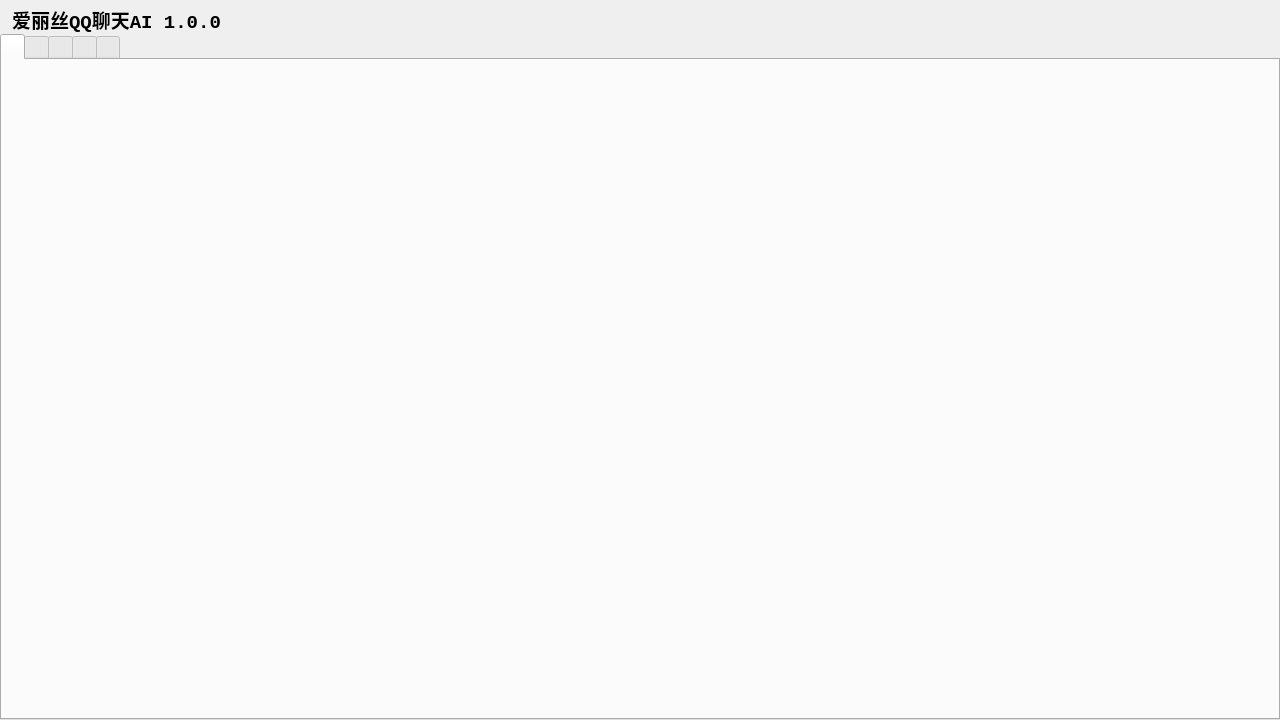
<?xml version="1.0" encoding="UTF-8"?>
<ui version="4.0">
 <class>Arisu</class>
 <widget class="QWidget" name="Arisu">
  <property name="enabled">
   <bool>true</bool>
  </property>
  <property name="geometry">
   <rect>
    <x>0</x>
    <y>0</y>
    <width>1280</width>
    <height>720</height>
   </rect>
  </property>
  <property name="mouseTracking">
   <bool>false</bool>
  </property>
  <property name="acceptDrops">
   <bool>false</bool>
  </property>
  <property name="windowTitle">
   <string>Form</string>
  </property>
  <layout class="QVBoxLayout" name="verticalLayout">
   <property name="spacing">
    <number>0</number>
   </property>
   <property name="leftMargin">
    <number>0</number>
   </property>
   <property name="topMargin">
    <number>0</number>
   </property>
   <property name="rightMargin">
    <number>0</number>
   </property>
   <property name="bottomMargin">
    <number>0</number>
   </property>
   <item>
    <layout class="QGridLayout" name="TitleBar">
     <property name="sizeConstraint">
      <enum>QLayout::SetNoConstraint</enum>
     </property>
     <property name="leftMargin">
      <number>0</number>
     </property>
     <property name="spacing">
      <number>0</number>
     </property>
     <item row="0" column="0" rowspan="2">
      <layout class="QHBoxLayout" name="TitleLayout" stretch="0,0,0">
       <property name="spacing">
        <number>0</number>
       </property>
       <property name="leftMargin">
        <number>5</number>
       </property>
       <property name="topMargin">
        <number>5</number>
       </property>
       <property name="rightMargin">
        <number>0</number>
       </property>
       <item>
        <widget class="QLabel" name="Logo">
         <property name="mouseTracking">
          <bool>false</bool>
         </property>
         <property name="tabletTracking">
          <bool>false</bool>
         </property>
         <property name="acceptDrops">
          <bool>false</bool>
         </property>
         <property name="frameShape">
          <enum>QFrame::NoFrame</enum>
         </property>
         <property name="text">
          <string/>
         </property>
         <property name="pixmap">
          <pixmap resource="resources.qrc">:/Logo/Logo/32.ico</pixmap>
         </property>
         <property name="alignment">
          <set>Qt::AlignJustify|Qt::AlignVCenter</set>
         </property>
        </widget>
       </item>
       <item>
        <widget class="QLabel" name="SoftwareName">
         <property name="enabled">
          <bool>true</bool>
         </property>
         <property name="font">
          <font>
           <family>Consolas</family>
           <pointsize>14</pointsize>
           <italic>false</italic>
           <bold>true</bold>
           <underline>false</underline>
           <strikeout>false</strikeout>
           <kerning>true</kerning>
          </font>
         </property>
         <property name="mouseTracking">
          <bool>false</bool>
         </property>
         <property name="tabletTracking">
          <bool>false</bool>
         </property>
         <property name="autoFillBackground">
          <bool>false</bool>
         </property>
         <property name="text">
          <string>爱丽丝QQ聊天AI 1.0.0</string>
         </property>
         <property name="wordWrap">
          <bool>false</bool>
         </property>
        </widget>
       </item>
       <item>
        <spacer name="TitleSpace">
         <property name="orientation">
          <enum>Qt::Horizontal</enum>
         </property>
         <property name="sizeHint" stdset="0">
          <size>
           <width>0</width>
           <height>0</height>
          </size>
         </property>
        </spacer>
       </item>
      </layout>
     </item>
     <item row="0" column="1">
      <layout class="QHBoxLayout" name="WindowControlButtons">
       <property name="spacing">
        <number>0</number>
       </property>
       <item>
        <widget class="QPushButton" name="hide_btn">
         <property name="mouseTracking">
          <bool>true</bool>
         </property>
         <property name="toolTip">
          <string>深度隐藏（去任务管理器找）</string>
         </property>
         <property name="whatsThis">
          <string/>
         </property>
         <property name="styleSheet">
          <string notr="true">QPushButton {
    background: transparent;  /* 透明背景 */
    border: none;            /* 移除默认边框 */
}
/* 悬停状态 */
QPushButton:hover {
    background: rgb(233, 233, 233); /* 轻微高亮 */
}
/* 按下状态 */
QPushButton:pressed {
    background: rgb(213, 213, 213);
}</string>
         </property>
         <property name="text">
          <string/>
         </property>
         <property name="icon">
          <iconset resource="resources.qrc">
           <normaloff>:/标题栏/标题栏/深度隐藏.png</normaloff>:/标题栏/标题栏/深度隐藏.png</iconset>
         </property>
         <property name="iconSize">
          <size>
           <width>40</width>
           <height>30</height>
          </size>
         </property>
        </widget>
       </item>
       <item>
        <widget class="QPushButton" name="top_btn">
         <property name="mouseTracking">
          <bool>true</bool>
         </property>
         <property name="toolTip">
          <string>窗口置顶</string>
         </property>
         <property name="styleSheet">
          <string notr="true">QPushButton {
    background: transparent;  /* 透明背景 */
    border:  transparent;            /* 移除默认边框 */
}
/* 悬停状态 */
QPushButton:hover {
    background: rgb(233, 233, 233); /* 轻微高亮 */
}
/* 按下状态 */
QPushButton:pressed {
    background: rgb(213, 213, 213);
}</string>
         </property>
         <property name="text">
          <string/>
         </property>
         <property name="icon">
          <iconset resource="resources.qrc">
           <normaloff>:/标题栏/标题栏/窗口置顶.png</normaloff>:/标题栏/标题栏/窗口置顶.png</iconset>
         </property>
         <property name="iconSize">
          <size>
           <width>40</width>
           <height>30</height>
          </size>
         </property>
        </widget>
       </item>
       <item>
        <widget class="QPushButton" name="min_btn">
         <property name="mouseTracking">
          <bool>true</bool>
         </property>
         <property name="toolTip">
          <string>最小化</string>
         </property>
         <property name="styleSheet">
          <string notr="true">QPushButton {
    background: transparent;  /* 透明背景 */
    border: none;            /* 移除默认边框 */
}
/* 悬停状态 */
QPushButton:hover {
    background: rgb(233, 233, 233); /* 轻微高亮 */
}
/* 按下状态 */
QPushButton:pressed {
    background: rgb(213, 213, 213);
}</string>
         </property>
         <property name="text">
          <string/>
         </property>
         <property name="icon">
          <iconset resource="resources.qrc">
           <normaloff>:/标题栏/标题栏/最小化.png</normaloff>:/标题栏/标题栏/最小化.png</iconset>
         </property>
         <property name="iconSize">
          <size>
           <width>40</width>
           <height>30</height>
          </size>
         </property>
        </widget>
       </item>
       <item>
        <widget class="QPushButton" name="max_btn">
         <property name="mouseTracking">
          <bool>true</bool>
         </property>
         <property name="toolTip">
          <string>最大化/恢复</string>
         </property>
         <property name="styleSheet">
          <string notr="true">QPushButton {
    background: transparent;  /* 透明背景 */
    border: none;            /* 移除默认边框 */
}
/* 悬停状态 */
QPushButton:hover {
    background: rgb(233, 233, 233); /* 轻微高亮 */
}
/* 按下状态 */
QPushButton:pressed {
    background: rgb(213, 213, 213);
}
</string>
         </property>
         <property name="icon">
          <iconset resource="resources.qrc">
           <normaloff>:/标题栏/标题栏/最大化.png</normaloff>:/标题栏/标题栏/最大化.png</iconset>
         </property>
         <property name="iconSize">
          <size>
           <width>40</width>
           <height>30</height>
          </size>
         </property>
         <property name="checkable">
          <bool>true</bool>
         </property>
         <property name="checked">
          <bool>false</bool>
         </property>
         <property name="autoRepeat">
          <bool>false</bool>
         </property>
        </widget>
       </item>
       <item>
        <widget class="QPushButton" name="close_btn">
         <property name="mouseTracking">
          <bool>true</bool>
         </property>
         <property name="toolTip">
          <string>关闭</string>
         </property>
         <property name="styleSheet">
          <string notr="true">QPushButton {
    background: transparent;  /* 透明背景 */
    border:  transparent;            /* 移除默认边框 */
}
/* 悬停状态 */
QPushButton:hover {
    background: rgb(196, 43, 28); /* 轻微高亮 */
}
/* 按下状态 */
QPushButton:pressed {
    background: rgb(199, 64, 49);
}
</string>
         </property>
         <property name="text">
          <string/>
         </property>
         <property name="icon">
          <iconset resource="resources.qrc">
           <normaloff>:/标题栏/标题栏/关闭.png</normaloff>:/标题栏/标题栏/关闭.png</iconset>
         </property>
         <property name="iconSize">
          <size>
           <width>40</width>
           <height>30</height>
          </size>
         </property>
        </widget>
       </item>
      </layout>
     </item>
    </layout>
   </item>
   <item>
    <widget class="QTabWidget" name="tabWidget">
     <property name="mouseTracking">
      <bool>false</bool>
     </property>
     <property name="tabletTracking">
      <bool>false</bool>
     </property>
     <property name="acceptDrops">
      <bool>false</bool>
     </property>
     <property name="toolTip">
      <string/>
     </property>
     <property name="whatsThis">
      <string/>
     </property>
     <property name="styleSheet">
      <string notr="true">QTabWidget::pane {
    border: transparent; /* 可选：transparent移除边框 */
    background-image: url(:/背景/背景/爱丽丝2.png); /* 使用资源文件中的图片 */
    background-repeat: no-repeat;		/*禁止重复*/
    background-position: center;	/*居中显示*/
    background-size:100% ; /* cover自适应拉伸填充    100% 100%完全拉伸（可能变形） */
}</string>
     </property>
     <property name="tabPosition">
      <enum>QTabWidget::North</enum>
     </property>
     <property name="tabShape">
      <enum>QTabWidget::Rounded</enum>
     </property>
     <property name="currentIndex">
      <number>0</number>
     </property>
     <property name="iconSize">
      <size>
       <width>30</width>
       <height>30</height>
      </size>
     </property>
     <property name="documentMode">
      <bool>false</bool>
     </property>
     <property name="movable">
      <bool>false</bool>
     </property>
     <property name="tabBarAutoHide">
      <bool>false</bool>
     </property>
     <widget class="QWidget" name="Home">
      <attribute name="icon">
       <iconset resource="resources.qrc">
        <normaloff>:/选项卡图标/选项卡图标/主页.png</normaloff>:/选项卡图标/选项卡图标/主页.png</iconset>
      </attribute>
      <attribute name="title">
       <string/>
      </attribute>
      <attribute name="toolTip">
       <string>主页</string>
      </attribute>
     </widget>
     <widget class="QWidget" name="Cost">
      <attribute name="icon">
       <iconset resource="resources.qrc">
        <normaloff>:/选项卡图标/选项卡图标/状态监控.png</normaloff>:/选项卡图标/选项卡图标/状态监控.png</iconset>
      </attribute>
      <attribute name="title">
       <string/>
      </attribute>
      <attribute name="toolTip">
       <string>状态监测</string>
      </attribute>
     </widget>
     <widget class="QWidget" name="StatusMonitor">
      <attribute name="icon">
       <iconset resource="resources.qrc">
        <normaloff>:/选项卡图标/选项卡图标/快捷键.png</normaloff>:/选项卡图标/选项卡图标/快捷键.png</iconset>
      </attribute>
      <attribute name="title">
       <string/>
      </attribute>
      <attribute name="toolTip">
       <string>快捷键</string>
      </attribute>
     </widget>
     <widget class="QWidget" name="tab_2">
      <attribute name="icon">
       <iconset resource="resources.qrc">
        <normaloff>:/选项卡图标/选项卡图标/问题链接.png</normaloff>:/选项卡图标/选项卡图标/问题链接.png</iconset>
      </attribute>
      <attribute name="title">
       <string/>
      </attribute>
      <attribute name="toolTip">
       <string>问题链接</string>
      </attribute>
     </widget>
     <widget class="QWidget" name="tab_3">
      <attribute name="icon">
       <iconset resource="resources.qrc">
        <normaloff>:/选项卡图标/选项卡图标/用户设置.png</normaloff>:/选项卡图标/选项卡图标/用户设置.png</iconset>
      </attribute>
      <attribute name="title">
       <string/>
      </attribute>
      <attribute name="toolTip">
       <string>用户设计</string>
      </attribute>
     </widget>
    </widget>
   </item>
  </layout>
 </widget>
 <resources>
  <include location="resources.qrc"/>
 </resources>
 <connections/>
</ui>
